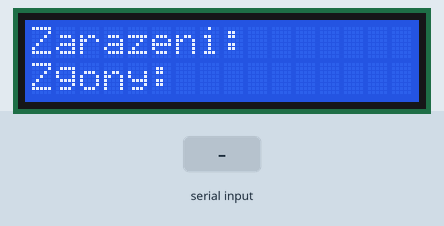
This sketch was run on a simulated Arduino Uno, built with avr-gcc and run on an emulated ATmega328P. Shown: 16×2 character LCD. Inputs (shaded band) come from the test bench.

Above: at 1.7 s.
1.8 s: "," received over Serial
At 2.5 s:
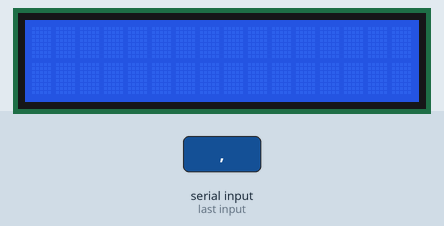
At 3.2 s:
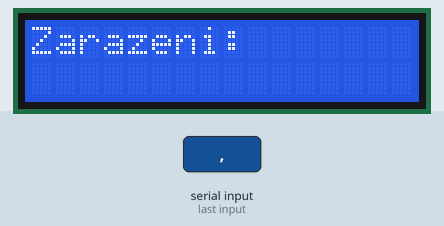
Timing chart, 0 to 4.8 s (numbered marks = the images above; inputs shaded):
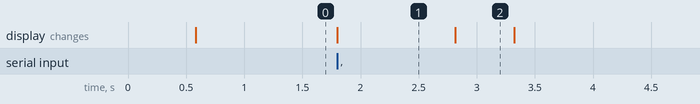

The sketch:

sketch_mar23a.ino
```cpp
    #include <Wire.h>
    #include <LiquidCrystal_I2C.h>

    LiquidCrystal_I2C lcd(0x27, 2, 1, 0, 4, 5, 6, 7, 3, POSITIVE);

    String dataToArduino = "";
    void setup()
    {
      Serial.begin(9600);

      lcd.begin(16,2);

      lcd.backlight();
      lcd.setCursor(0,0);
      lcd.print("Zarazeni: ");
      delay(500);
      lcd.setCursor(0,1);
      lcd.print("Zgony: ");

    }

    void loop()
    {
        if(Serial.available() > 0){
          lcd.clear();
          String dataToArduino = Serial.readString();
          String data[2];
          int j = 0;
          String temp = "";

          for(int i=0; i<dataToArduino.length(); i++){
            if(dataToArduino[i] == ',' || dataToArduino[i] == 'K'){
              data[j] = temp;
              temp = "";
              j++;
              continue;
            }
            temp += dataToArduino[i];
          }
          lcd.setCursor(0,0);
          lcd.print("Zarazeni: "+data[0]);
          delay(500);
          lcd.setCursor(0,1);
          lcd.print("Zgony: "+data[1]);
        }
    }
```

Measured:
- after the input at 1.8 s, the display: changes at once (image 1)
- what the display in image 1 shows lasts 1.0 s, from 1.8 s to 2.8 s
- what the display in image 2 shows lasts 0.5 s, from 2.8 s to 3.3 s
